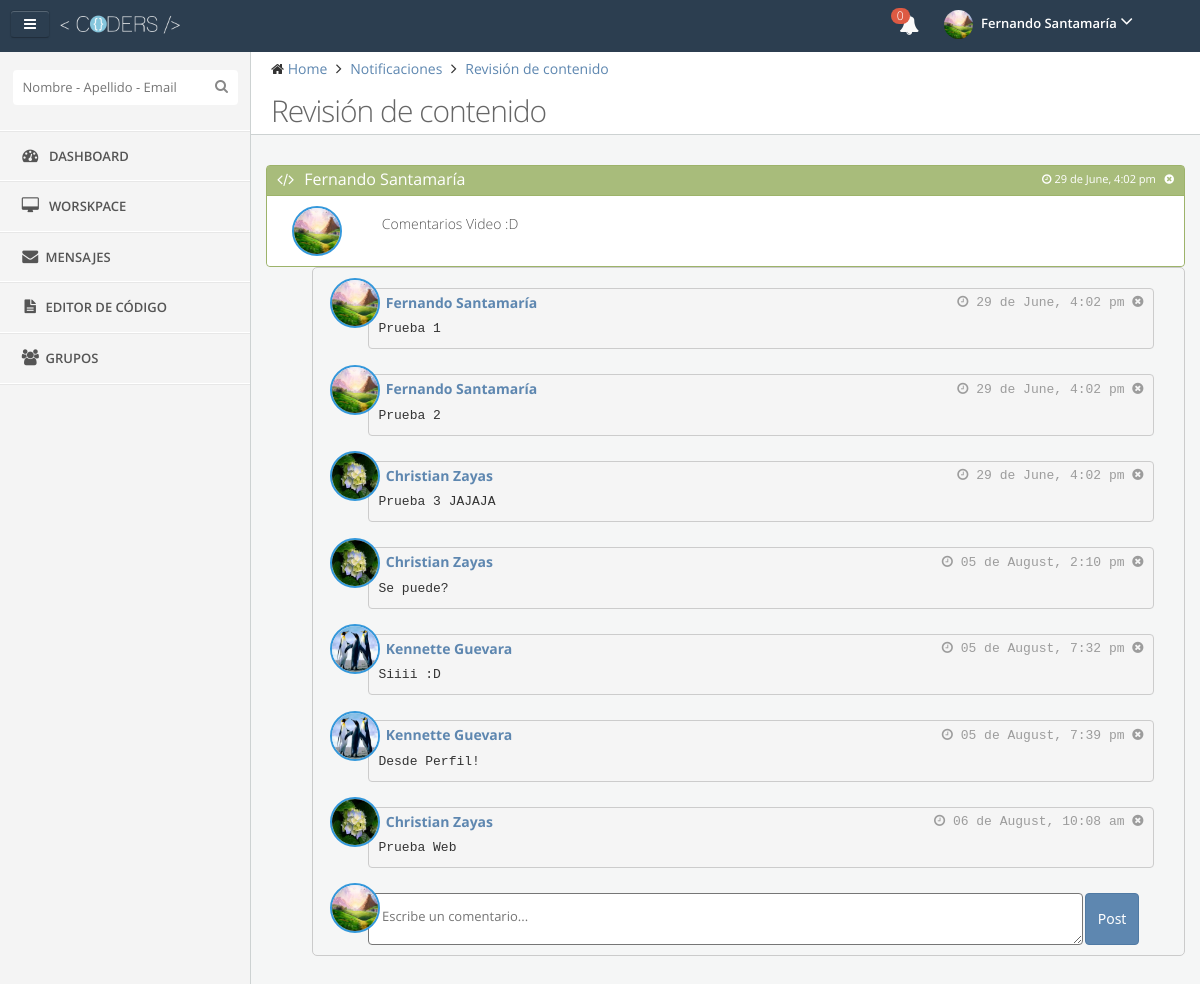
/Coders90/Coders-Es/content/?r=post&i=jos2014fe04f3187570220140629040214 (signed in), run on the app's committed database.
### tables this page shows
CREATE TABLE IF NOT EXISTS `post` (
  `PostID` varchar(34) NOT NULL,
  `UserID` varchar(20) NOT NULL,
  `Content` longtext NOT NULL,
  `Date` date DEFAULT NULL,
  `Time` time NOT NULL,
  `View` int(11) NOT NULL,
  PRIMARY KEY (`PostID`),
  KEY `UserID_idx` (`UserID`)
);

CREATE TABLE IF NOT EXISTS `users` (
  `UserID` varchar(20) NOT NULL,
  `Name` varchar(15) NOT NULL,
  `LastName` varchar(15) NOT NULL,
  `Email` varchar(50) NOT NULL,
  `Pass` varchar(255) NOT NULL,
  `BirthDate` date NOT NULL,
  `Track` tinyint(1) NOT NULL,
  `Admin` tinyint(1) NOT NULL,
  `Block` tinyint(1) NOT NULL,
  PRIMARY KEY (`UserID`),
  UNIQUE KEY `UserID_UNIQUE` (`UserID`)
);

CREATE TABLE IF NOT EXISTS `postcomments` (
  `CommentID` int(11) NOT NULL AUTO_INCREMENT,
  `UserID` varchar(20) NOT NULL,
  `Content` mediumtext NOT NULL,
  `View` int(11) NOT NULL,
  `Date` date NOT NULL,
  `Time` time NOT NULL,
  `PostID` varchar(255) NOT NULL,
  PRIMARY KEY (`CommentID`),
  KEY `CommentPostID_idx` (`PostID`)
);

### Coders90/Coders-Es/SQLFunc.php (called while the page is built, shortened)
<?php
function numberNotifications(){
	include("../BDD.php");
	$query="SELECT notifications.*, users.Name, users.LastName FROM notifications INNER JOIN users ON users.UserID=notifications.User WHERE notifications.UserID='".$_SESSION['UserID']."' AND View='0' ORDER BY Date DESC, TIME DESC";
	$result=mysql_query($query,$dbconn);
	$total=mysql_num_rows($result);
	return $total;
}
?>

### Coders90/Coders-Es/content/index.php (the view, shortened to what this page needs)
<?php
	include("../BDD.php");
	if((isset($_GET['r']) && !empty($_GET['r']))){
		if ($_GET['r']=='post') {
			$comment="";
			$query="SELECT post.*, users.Name, users.Lastname FROM post INNER JOIN users on users.UserID=post.UserID WHERE post.PostID='".$_GET['i']."' AND View='1' LIMIT 1";
			$result=mysql_query($query,$dbconn);
			while ($row=mysql_fetch_array($result)) {
				if ($row[1]==$_SESSION['UserID']) {
					$content= "
					<div class='box border green' style='z-index:1; position:relative;'>
				    	<div class='box-title small'>
							<h4><i class='fa fa-code'></i><a idf='".$row[0]."'  style='text-decoration: none; color:white; cursor:pointer;' class='profile'>".$row[6]." ".$row[7]."</a></h4>
							<div class='pull-right'>
								<span class='timeclass pull-right'>
									<i class='fa fa-clock-o'></i>
									<span>".strftime("%d de %B",strtotime($row[3])) .", ".date("g:i a", strtotime($row[4]))."</span>
									<span>&nbsp;&nbsp;<span class='compose tip-left' title='Eliminar publicación'><i class='fa fa-times-circle delete-comment timeclass' title='Eliminar publicacion' idf='".$row[0]."' post-idf='".$row[7]."' onClick='delPost(this)'></i></span></span>
								</span>
							</div>
						</div>
						<div class='box-body clearfix' style='word-wrap:break-word;'>
							<span>
								<div class='col-xs-2 col-md-1'>
									<img class='img-perfil' src='../img/avatars/".$row[1].".jpg' onerror=\"this.src='../img/avatars/default.jpg'\" width='50' height='50'>
								</div>
								<div class='col-xs-8 col-md-10'>
									<div class='col-xs-12 col-md-12' style='word-wrap:break-word;'>
										<h5>
											<span>".htmlentities($row[2],ENT_NOQUOTES,"UTF-8")."</span>
										</h5>
									</div>
								</div>
							</span>
						</div>
					</div>";
				}
			}
			$query="SELECT postcomments.*, users.Name, users.Lastname FROM postcomments INNER JOIN users on users.UserID=postcomments.UserID WHERE postcomments.PostID='".$_GET['i']."' AND View='1' ORDER BY Date ASC, Time ASC";
			$result=mysql_query($query,$dbconn);
			$comment.="<div class='comment pull-right' style='border: solid 1px #cbcbcb; position: relative; width:95%; border-radius: 5px; margin-top: -25px;'>
						<div class='divide-20'></div>";
			while($row = mysql_fetch_array($result)){
				$postIDF=$row[6];
				$resPost=substr($postIDF, 0,20)	;
				if ($_SESSION['UserID']==$resPost) {
					$comment.="<div class='box-body clearfix adjust-text' style='word-wrap:break-word;'>
								<span>
									<div class='adjust-img'>
										<img class='img-perfil' src='../img/avatars/".$row[1].".jpg' onerror=\"this.src='../img/avatars/default.jpg'\" width='50' height='50'>
									</div>
									<div class='col-xs-12 col-md-12'>
										<div class='col-xs-12 col-md-12' style='word-wrap:break-word;'>
											<pre><a style='text-decoration: none;' href='../profile/index.php?user=".$row[1]."'><h5 class='comment-name' >"."  ".$row[7]." ".$row[8]."</a></h5><span class='pull-right comment-time'><i class='fa fa-clock-o'></i> ".strftime("%d de %B",strtotime($row[4])) .", ".date("g:i a", strtotime($row[5]))." "."<i class='fa fa-times-circle delete-comment' title='Eliminar comentario' idf='".$row[0]."' post-idf='".$row[6]."' onClick='delComment(this)'></i></span>".htmlentities($row[2],ENT_NOQUOTES,"UTF-8")."</pre>
										</div>
									</div>
								</span>
							</div>
							<div class='divide-15'></div>";
				}
			}
			$comment.="<div class='box-body clearfix adjust-text' style='word-wrap:break-word;'>
						<span>
							<div class='adjust-img'>
								<img class='img-perfil' src='../img/avatars/".$_SESSION['UserID'].".jpg' onerror=\"this.src='../img/avatars/default.jpg'\" width='50' height='50'>
							</div>
							<div class='col-xs-10 col-md-11'>
								<div class='col-xs-12 col-md-12'>
									<textarea style='padding: 1em;' class='comment-area ".$_GET['i']."' placeholder='Escribe un comentario...'></textarea>
									<div class='divide-10'></div>
								</div>
							</div>
							<div class='col-xs-1 col-md-1'>
								<div class='col-xs-12 col-md-12'>
									<button class='btn btn-primary comment-btn' idf='".$_GET['i']."' style='margin-left:-4.2em; margin-top:0em; height:3.7em;' onClick='postComment(this)' onKeyDown='enterPress(this)'>Post</button>
								</div>
							</div>
						</span>
					</div>
				</div>";
		} else{
			header('Location: ../error/404.html');
		}
	} else {
		header('Location: ../error/404.html');
	}
	require("../SQLFunc.php");
?>
<!DOCTYPE html>
<html lang="es">
<head>
	<link rel="stylesheet" type="text/css" href="../css/style.css" >
	<link rel="stylesheet" type="text/css"  href="../css/themes/default.css">
	<link rel="stylesheet" type="text/css"  href="../css/responsive.css" >
	<link rel="stylesheet" href="../editor/jquery-ui/css/coders/jquery-ui-1.10.4.custom.css">
	<link href="../font-awesome/css/font-awesome.min.css" rel="stylesheet">
	<link href='../css/fonts.css' rel='stylesheet' type='text/css'>
</head>
<body>
<header class="navbar clearfix navbar-fixed-top" id="header">
	<div class="container">
		<div class="navbar-brand">
			<a href="../dashboard/">
				<img src="../img/logo/logo.png" alt="Coders Logo" class="img-responsive" height="30" width="120">
			</a>
			<div id="sidebar-collapse" class="sidebar-collapse btn">
				<i class="fa fa-bars"
					data-icon1="fa fa-bars"
					data-icon2="fa fa-bars"></i>
			</div>
		</div>
		<ul class="nav navbar-nav pull-right">
			<li class="dropdown" id="header-notification">
				<a href="#" class="dropdown-toggle" data-toggle="dropdown">
					<i class="fa fa-bell"></i>
					<span class="badge"><?php echo numberNotifications();?></span>
				</a>
			</li>
			<li class="dropdown user" id="header-user">
				<a href="#" class="dropdown-toggle" data-toggle="dropdown">
					<img alt="" src="../img/avatars/<?php echo $_SESSION['UserID'];?>.jpg" onerror="this.src='../img/avatars/default.jpg'"/>
					<span class="username"><?php echo $_SESSION['UserName']." ".$_SESSION['UserLast'];?></span>
					<i class="fa fa-angle-down"></i>
				</a>
			</li>
		</ul>
	</div>
</header>
<section id="page">
			<div id="sidebar" class="sidebar sidebar-fixed">
				<div class="sidebar-menu nav-collapse">
					<div class="divide-20"></div>
					<div id="search-bar">
						<input type="text" id="searchbar" class="search" autocomplete="off" placeholder="Nombre - Apellido - Email"><i class="fa fa-search search-icon"></i>
					</div>
					<ul>
						<li>
							<a href="../dashboard/">
								<i class="fa fa-tachometer fa-fw"></i> <span class="menu-text">Dashboard</span>
							</a>
						</li>
						<li>
							<a href="../workspace/">
								<i class="fa fa-desktop fa-fw"></i> <span class="menu-text">Worskpace</span>
							</a>
						</li>
						<li>
							<a href="../messages/">
								<i class="fa fa-envelope fa-fw"></i><span class="menu-text">Mensajes
								</span>
							</a>
						</li>
						<li>
							<a href="../editor/">
								<i class="fa fa-file-text fa-fw"></i><span class="menu-text">EDitor de Código
								</span>
							</a>
						</li>
						<li>
							<a href="../groups/">
								<i class="fa fa-group fa-fw"></i><span class="menu-text">Grupos
								</span>
							</a>
						</li>
					</ul>
				</div>
			</div>
	<div id="main-content">
		<div class="container pull-left">
			<div class="row">
				<div id="content" class="col-lg-12">
					<div class="row">
						<div class="col-sm-12">
							<div class="page-header">
								<ul class="breadcrumb">
									<li>
										<i class="fa fa-home"></i>
										<a href="../dashboard/">Home</a>
									</li>
									<li>
										<a href="../notifications/">Notificaciones</a>
									</li>
									<li>
										<a href="#">Revisión de contenido</a>
									</li>
								</ul>
								<div class="clearfix">
									<h3 class="content-title pull-left">
										Revisión de contenido
									</h3>
								</div>
							</div>
						</div>
					</div>
					<div class="row">
						<div class="col-xs-12 col-md-12 pull-right">
						<?php
							echo $content;
							echo $comment;
						?>
					</div>
				</div>
			</div>
		</div>
	</div>
</section>
</body>
</html>

### Coders90/Coders-Es/css/themes/default.css (style rules this page uses)
#page { background: none repeat scroll 0 0 #f4f4f4; }
.navbar { background: none repeat scroll 0 0 #2C3E50; border: none; border-radius: 0; margin: 0; }
.navbar .navbar-brand { float: left; font-size: 18px; line-height: 20px; padding: 15px; width: 250px; }
.navbar .navbar-brand img { position: absolute; max-width: 60%; height: 30px; width: 120px; top:10px; left: 60px; }
.navbar .dropdown-toggle { color: #FFFFFF; }
.navbar .dropdown-toggle i { color: #FFFFFF; font-size: 20px; }
.navbar .dropdown-toggle .badge { background-color: #dd5a43; border-radius: 100px !important; font-size: 12px !important; font-weight: 300; height: 16px; padding: 2px 6px; position: absolute; right: 24px; text-align: center; text-shadow: none !important; top: 8px; }
.navbar .dropdown-toggle .username { font-weight: 600; }
.navbar #header-notification .dropdown-toggle i, .navbar #header-message .dropdown-toggle i { color: #fafafa; text-shadow: none; }
.navbar .nav.navbar-nav.pull-right { min-width: 300px; }
.dropdown.user a.dropdown-toggle { padding: 10px 10px 11px; }
.dropdown.user img { margin-right: 5px; border-radius: 99px; height: 29px; width: 29px; }
#sidebar { background: none repeat scroll 0 0 #f4f4f4; padding: 0 !important; width: 250px; position: absolute; border-bottom: 1px solid #e7e7e7; }
.sidebar-fixed { position: fixed !important; }
#sidebar * { text-overflow: ellipsis; }
.sidebar-menu > ul { list-style: none; margin: 0; padding: 0; margin-top: 15px; border-bottom: 1px solid #FFFFFF !important; border-top: 1px solid #FFFFFF !important; }
.sidebar-menu > ul > li { display: block; margin: 0; padding: 0; border: 0px; }
.sidebar-menu > ul > li > a { display: block; position: relative; margin: 0; border: 0 none; padding: 15px 15px 15px 20px; text-decoration: none; font-size: 13px; font-weight: 600; text-transform: uppercase; }
.sidebar-menu > ul > li a i { color: #555555; font-size: 16px; margin-right: 5px; }
.sidebar-menu > ul > li > a { border-bottom: 1px solid #ffffff !important; border-top: 1px solid #e7e7e7 !important; color: #555555 !important; }
.sidebar-menu > ul > li:last-child > a { border-bottom: 1px solid transparent !important; }
.sidebar-menu > ul > li a i { color: #555555; }
.sidebar-menu #search-bar { display: block; text-align: center; }
.sidebar-menu #search-bar .search { background: none repeat scroll 0 0 #ffffff; border: 0 none; border-radius: 4px; color: #555555; padding: 8px 10px; width: 90%; margin: 0 auto 10px; padding-right: 30px !important; }
.sidebar-menu #search-bar .search-icon { display: block; font-size: 14px; line-height: 1; position: absolute; right: 22px; top: 29px; color: #888888; }
.sidebar-collapse, .switcher { padding: 10px 10px 0 0; position: absolute; top: 10px; left: 10px; border-color: rgba(0, 0, 0, 0.1) rgba(0, 0, 0, 0.1) rgba(0, 0, 0, 0.25); box-shadow: 0 1px 0 rgba(255, 255, 255, 0.2) inset, 0 1px 2px rgba(0, 0, 0, 0.05); color: #FFFFFF; padding: 6px 8px; }
.sidebar-collapse > [class*="fa-"], .switcher > [class*="fa-"] { color: #FFFFFF; cursor: pointer; display: inline-block; padding: 0 5px; position: relative; float: right; }

### data on the page
post: UserID.Name "Fernando", UserID.LastName "Santamaría", Date "29 de June", Time "4:02 pm", UserID (picture), Content "Comentarios Video :D"
postcomments: UserID (picture), UserID.Name "Fernando", UserID.LastName "Santamaría", Date "29 de June", Time "4:02 pm", Content "Prueba 1"
postcomments: UserID (picture), UserID.Name "Fernando", UserID.LastName "Santamaría", Date "29 de June", Time "4:02 pm", Content "Prueba 2"
postcomments: UserID (picture), UserID.Name "Christian", UserID.LastName "Zayas", Date "29 de June", Time "4:02 pm", Content "Prueba 3 JAJAJA"
postcomments: UserID (picture), UserID.Name "Christian", UserID.LastName "Zayas", Date "05 de August", Time "2:10 pm", Content "Se puede?"
postcomments: UserID (picture), UserID.Name "Kennette", UserID.LastName "Guevara", Date "05 de August", Time "7:32 pm", Content "Siiii :D"
postcomments: UserID (picture), UserID.Name "Kennette", UserID.LastName "Guevara", Date "05 de August", Time "7:39 pm", Content "Desde Perfil!"
postcomments: UserID (picture), UserID.Name "Christian", UserID.LastName "Zayas", Date "06 de August", Time "10:08 am", Content "Prueba Web"

### other printed values
numberNotifications() "0"
$_SESSION['UserName'] "Fernando"
$_SESSION['UserLast'] "Santamaría"
